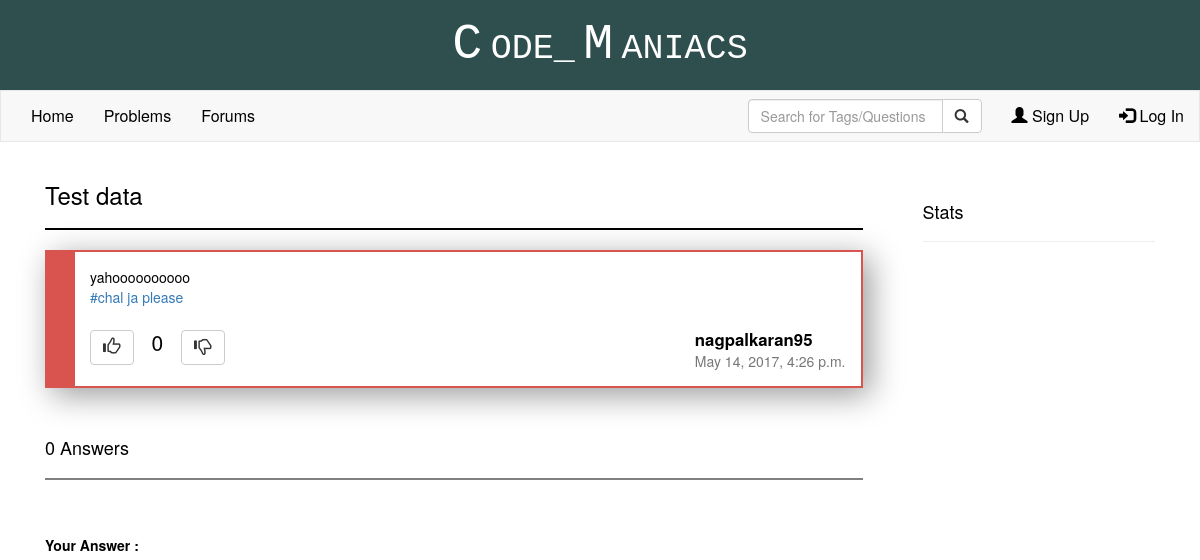
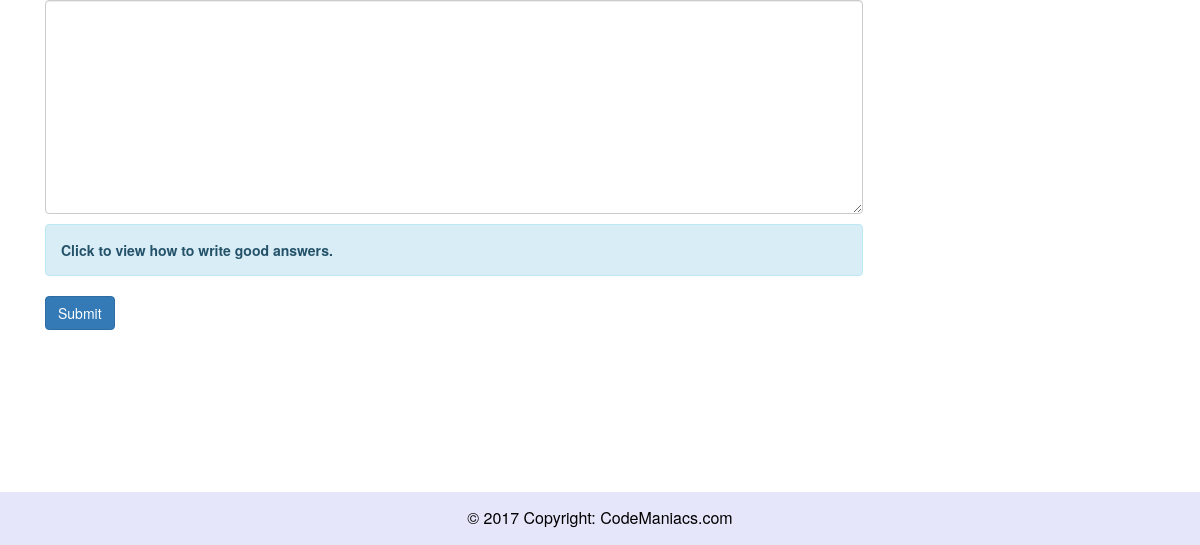
The app's page /forums/thread/12/, older data (2 pictures, top to bottom).
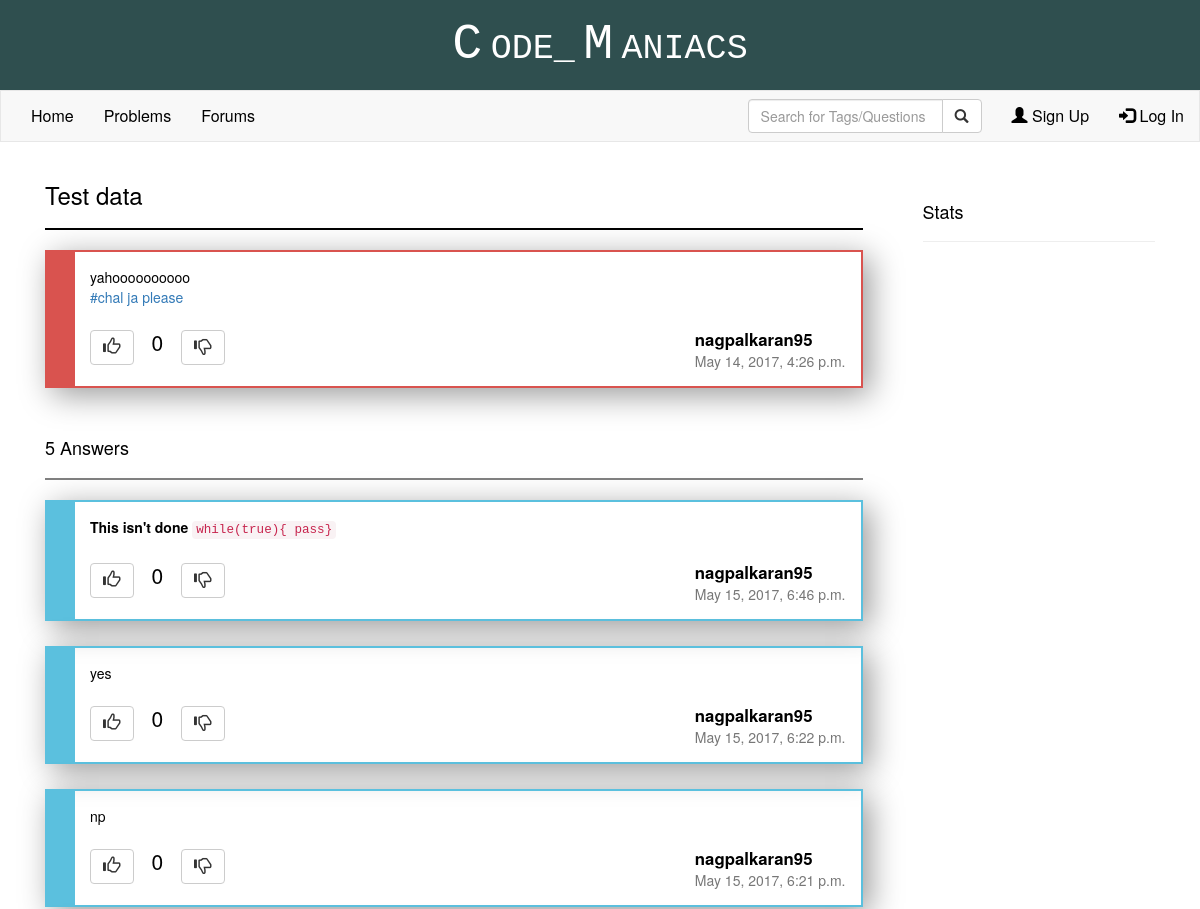
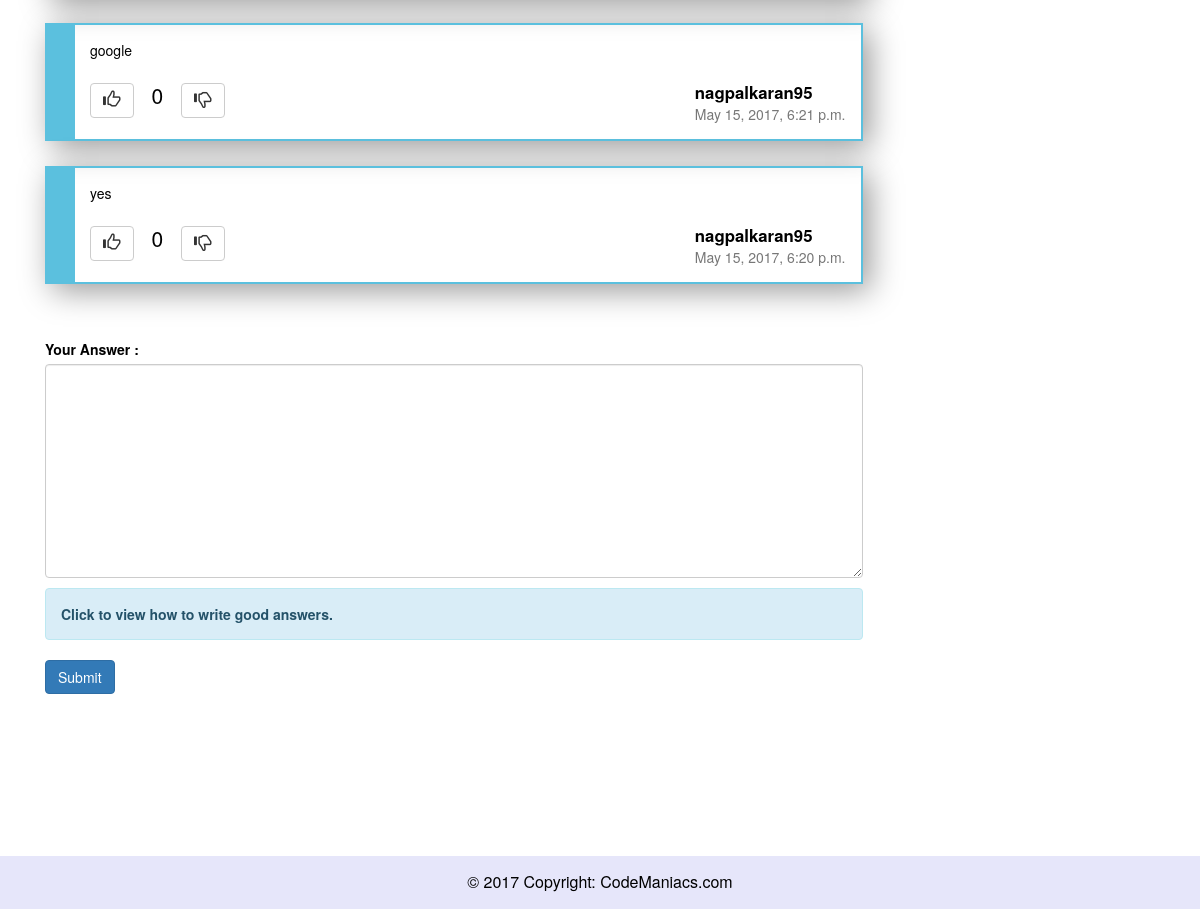
The same page, newer data (2 pictures, top to bottom).
### forums/models.py (models this page shows, shortened)
class Forum(models.Model):
    question = models.CharField(max_length = 200)
    description  = models.CharField(max_length = 1000, default = "")
    tags = models.CharField(max_length = 100, default = "")
    author = models.CharField(max_length = 200)
    dateCreated = models.DateTimeField(default = datetime.now)
    rating = models.IntegerField(default = 0)
    solved = models.IntegerField(default = 0)

class Answer(models.Model):
    question = models.ForeignKey(Forum)
    answer = models.CharField(max_length = 5000)
    author = models.CharField(max_length = 200)
    dateAnswered = models.DateTimeField(default = datetime.now)
    rating = models.IntegerField(default = 0)
    acceptedAns = models.IntegerField(default = 0)

### forums/views.py (the view)
# urls.py: url(r'^thread/(?P<thread_id>\d+)/$',forums_views.thread),
def thread(request, thread_id):
    try:
        question = Forum.objects.get(pk = thread_id)
    except ObjectDoesNotExist:
        question = None
    if question:
        answers = Answer.objects.filter(question__pk = thread_id).order_by('-dateAnswered')
        return render(request,'thread.html',{ 'question': question, 'answers': answers })
    else:
        raise Http404

### templates/thread.html (shortened to what this page needs)
{% extends "base.html" %}
{% block content %}
    <div class="container" style="margin-bottom:200px;">
            <div class="row">
                <div class="col-sm-9">
                    <div class="col-sm-12">
                                <h3>{{ question.question|capfirst }}</h3>
                                <hr>
                        <div style="box-shadow: 7px 7px 30px rgba(0, 0, 0, .4); padding:0px;">
                            <div class="panel-body" style="border:2px solid #d9534f; border-left:30px solid #d9534f;">
                                    <span style="color:black">
                                        {{ question.description }}
                                        <br>
                                        <a href="">#{{ question.tags }}</a>
                                    </span>
                                    <br><br>
                                    <div class="pull-left">
                                        <button class="btn btn-default"><span style="font-size:125%" class="glyphicon glyphicon-thumbs-up"></span></button>
                                        &emsp;<span style="font-size:150%">{{ question.rating }}</span>&emsp;
                                        <button class="btn btn-default"><span style="font-size:125%" class="glyphicon glyphicon-thumbs-down"></span></button>
                                    </div>
                                    <div class="pull-right">
                                        <strong>
                                            <span style="font-size:120%; color:black;">
                                                {{ question.author }}
                                            </span>
                                        </strong>
                                        <br>
                                        <span class="text-muted">
                                            {{ question.dateCreated }}
                                        </span>
                                    </div>
                            </div>
                        </div>
                        <div>
                            <br><br>
                            {% if answers.count == 1 %}
                                <h4>{{ answers.count }} Answer</h4>
                            {% else %}
                                <h4>{{ answers.count }} Answers</h4>
                            {% endif %}
                            <hr class="light">
                        </div>
                        {% for answer in answers %}
                            <div style="box-shadow: 7px 7px 30px rgba(0, 0, 0, .4); margin-bottom:25px;">
                                <div class="panel-body" style=" border:2px solid #5bc0de; border-left:30px solid #5bc0de;">
                                    <span style="color:black">
                                        {{ answer.answer|safe }}
                                    </span>
                                    <br><br>
                                    <div class="pull-left">
                                        <button class="btn btn-default" onclick="return upVote();"><span style="font-size:125%" class="glyphicon glyphicon-thumbs-up"></span></button>
                                        &emsp;<span style="font-size:150%" id="rating">{{ answer.rating }}</span>&emsp;
                                        <button class="btn btn-default" onclick="return downVote();"><span style="font-size:125%" class="glyphicon glyphicon-thumbs-down"></span></button>
                                    </div>
                                    <div class="pull-right">
                                        <strong>
                                            <span style="font-size:120%; color:black;">
                                                {{ answer.author }}
                                            </span>
                                        </strong>
                                        <br>
                                        <span class="text-muted">
                                            {{ answer.dateAnswered }}
                                        </span>
                                    </div>
                                </div>
                            </div>
                        {% endfor %}
                        <form style="margin-top: 55px;" class="form-group" role="postAnswer" method="POST" action="/forums/thread/{{question.pk}}/answer/">
                            <label for="newAnswer">Your Answer : </label>
                            <textarea type="text" name="newAnswer" class="form-control" id="newAnswer" rows="10" placeholder=""></textarea>
                            <p class="help-block">
                                <div class="alert alert-info">
                                    <a href="#"  class="alert-link" data-toggle="modal" data-target="#help">Click to view how to write good answers.</a>
                                </div>
                            </p>
                            <button type="submit" name="button" class="btn btn-primary">Submit</button>
                        </form>
                    </div>
                </div>
                <div class="col-sm-3">
                    <div class="col-sm-12">
                        <div class="page-header">
                            <h4>Stats</h4>
                        </div>
                    </div>
                </div>
            </div>
    </div>
{% endblock %}

### templates/base.html (shortened to what this page needs)
<!DOCTYPE html>
<html lang="en-US">
    <head>
        <link rel="stylesheet" href="https://maxcdn.bootstrapcdn.com/bootstrap/3.3.7/css/bootstrap.min.css">
    </head>
    <body>
        <div class="banner">
            <span style="font-size: 50px; font-weight: 500;">C</span>
            <span style="font-size: 35px">ode_</span>
            <span style="font-size: 50px; font-weight: 500;">M</span>
            <span style="font-size: 35px">aniacs</span>
        </div>
        <nav class="navbar navbar-default">
            <div class="container-fluid">
                <ul class="nav navbar-nav">
                    <li><a href="/">Home</a></li>
                    <li><a href="/problems/">Problems</a></li>
                    <li><a href="/forums/">Forums</a></li>
                </ul>
                <ul class="nav navbar-nav navbar-right">
                    <li>
                        <form class="navbar-form" role="form" method="POST" action="#">
                            <div class="input-group">
                                <input type="text" placeholder="Search for Tags/Questions" name="searchBox" class="form-control">
                                <div class="input-group-btn">
                                    <button class="btn btn-default" type="submit">
                                        <i id="search" class="glyphicon glyphicon-search"></i>
                                    </button>
                                </div>
                            </div>
                        </form>
                    </li>
                    {% if user.is_authenticated %}
                        <li><a href="/profile/{{ user.id }}/"><span class="glyphicon glyphicon-user"></span> {{ user.username }}</a></li>
                        <li><a href="/logout/"><span class="glyphicon glyphicon-log-in"></span> Logout</a></li>
                    {% else %}
                        <li><a href="#" data-toggle="modal" data-target="#signUpPopUp"><span class="glyphicon glyphicon-user"></span> Sign Up</a></li>
                        <li><a href="#" data-toggle="modal" data-target="#logInPopUp"><span class="glyphicon glyphicon-log-in"></span> Log In</a></li>
                    {% endif %}
                </ul>
            </div>
        </nav>
        {% block content %}
        {% endblock %}
        <div class="navbar navbar-custom navbar-fixed-bottom">
            <div class="container-fluid" style="background-color: lavender">
                <p class="navbar-text">&copy 2017 Copyright: CodeManiacs.com</p>
            </div>
        </div>
    </body>
</html>

### templates/thread.html (style rules this page uses)
.light { border: 1px solid grey !important; }

### templates/base.html (style rules this page uses)
body { color: black; }
.navbar.navbar-custom p.navbar-text { text-align: center; float: none; font-size: 12pt; color: black; }
.navbar-default { font-size: 12pt; border-radius: 0; }
.navbar-default .navbar-nav > li > a { color: black; }
div.banner { margin: 0px; padding: 0px; height: 90px; font-family: Courier New, Courier, monospace; color: white; text-align: center; vertical-align: middle; line-height: 90px; background-color: darkslategrey; text-transform: uppercase; }
hr { border: 1px solid black !important; }

Row changes from the older to the newer data that the page shows:
added Answer: answer "This isn't done while(true){ pass}", rating "0", author "nagpalkaran95", dateAnswered "May 15, 2017, 6:46 p.m."
added Answer: answer "yes", rating "0", author "nagpalkaran95", dateAnswered "May 15, 2017, 6:22 p.m."
added Answer: answer "np", rating "0", author "nagpalkaran95", dateAnswered "May 15, 2017, 6:21 p.m."
added Answer: answer "google", rating "0", author "nagpalkaran95", dateAnswered "May 15, 2017, 6:21 p.m."
added Answer: answer "yes", rating "0", author "nagpalkaran95", dateAnswered "May 15, 2017, 6:20 p.m."
Text that changed along with them:
{{ answers.count }}: "0" → "5"
